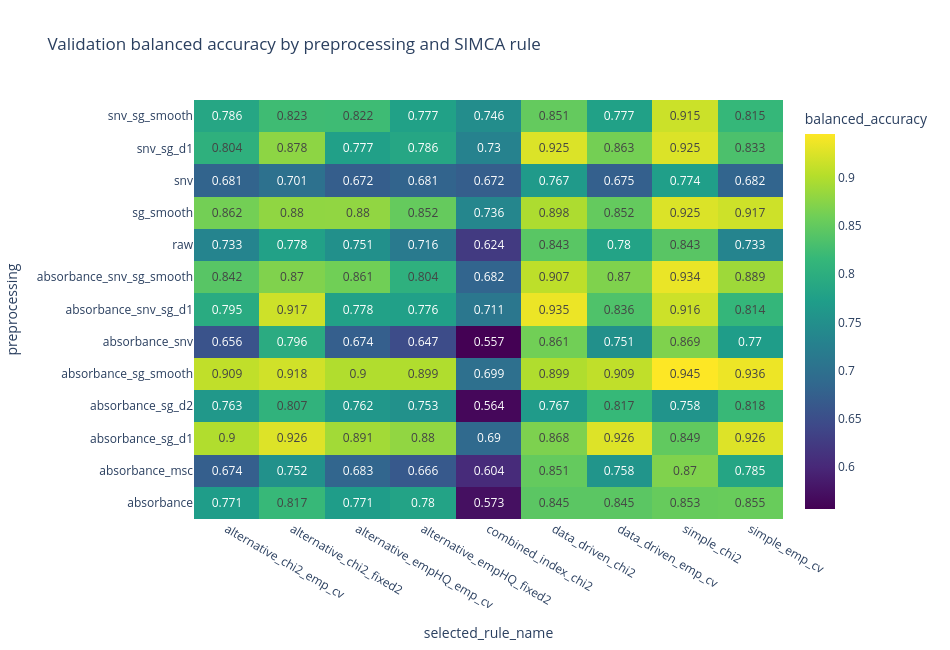
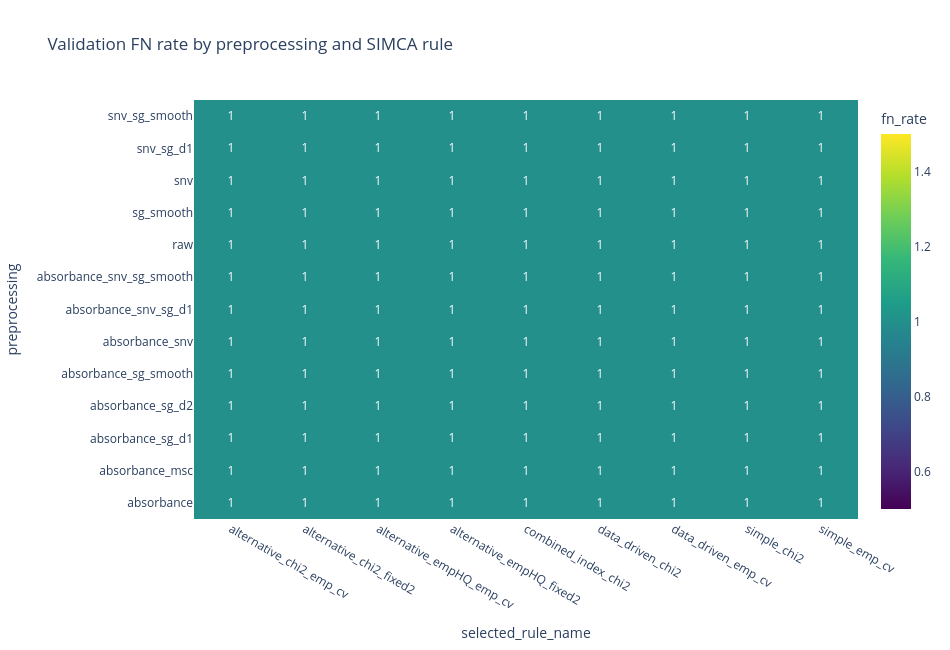

The code cell stored with these charts, in order, in its notebook:
### Code cell
print("Columns available in grid_summary_df:")
print(sorted(grid_summary_df.columns))

print("\nNumber of configurations by family:")
display(
    grid_summary_df
    .groupby(["model_family", "matrix_family", "training_matrix_id"], dropna=False)
    .size()
    .reset_index(name="n_configs")
    .sort_values(["model_family", "matrix_family", "training_matrix_id"])
)

print("\nTop validation configurations:")
display(grid_summary_df[display_cols].head(30))

if RUN_DIAGNOSTIC_PLOTS and len(grid_summary_df) > 0:
    plot_metric_heatmap(
        grid_summary_df,
        index_col="preprocessing",
        columns_col="selected_rule_name",
        value_col="balanced_accuracy",
        title="Validation balanced accuracy by preprocessing and SIMCA rule",
        show=True,
    )

    plot_metric_heatmap(
        grid_summary_df,
        index_col="preprocessing",
        columns_col="selected_rule_name",
        value_col="fn_rate",
        title="Validation FN rate by preprocessing and SIMCA rule",
        show=True,
    )
else:
    print("Diagnostic plots skipped.")

### Figure 1 — Plotly figure (JSON) as saved in the notebook; plotly's stock layout.template omitted (floating-point values rounded to 4 significant figures)
{"data": [{"colorbar": {"title": {"text": "balanced_accuracy"}}, "colorscale": [[0, "#440154"], [0.1111, "#482878"], [0.2222, "#3e4989"], [0.3333, "#31688e"], [0.4444, "#26828e"], [0.5556, "#1f9e89"], [0.6667, "#35b779"], [0.7778, "#6ece58"], [0.8889, "#b5de2b"], [1, "#fde725"]], "hovertemplate": "preprocessing: %{y}<br>selected_rule_name: %{x}<br>balanced_accuracy: %{z:.4f}<extra></extra>", "text": [[0.771, 0.817, 0.771, 0.78, 0.573, 0.845, 0.845, 0.853, 0.855], [0.674, 0.752, 0.683, 0.666, 0.604, 0.851, 0.758, 0.87, 0.785], [0.9, 0.926, 0.891, 0.88, 0.69, 0.868, 0.926, 0.849, 0.926], [0.763, 0.807, 0.762, 0.753, 0.564, 0.767, 0.817, 0.758, 0.818], [0.909, 0.918, 0.9, 0.899, 0.699, 0.899, 0.909, 0.945, 0.936], [0.656, 0.796, 0.674, 0.647, 0.557, 0.861, 0.751, 0.869, 0.77], [0.795, 0.917, 0.778, 0.776, 0.711, 0.935, 0.836, 0.916, 0.814], [0.842, 0.87, 0.861, 0.804, 0.682, 0.907, 0.87, 0.934, 0.889], [0.733, 0.778, 0.751, 0.716, 0.624, 0.843, 0.78, 0.843, 0.733], [0.862, 0.88, 0.88, 0.852, 0.736, 0.898, 0.852, 0.925, 0.917], [0.681, 0.701, 0.672, 0.681, 0.672, 0.767, 0.675, 0.774, 0.682], [0.804, 0.878, 0.777, 0.786, 0.73, 0.925, 0.863, 0.925, 0.833], [0.786, 0.823, 0.822, 0.777, 0.746, 0.851, 0.777, 0.915, 0.815]], "texttemplate": "%{text}", "type": "heatmap", "x": ["alternative_chi2_emp_cv", "alternative_chi2_fixed2", "alternative_empHQ_emp_cv", "alternative_empHQ_fixed2", "combined_index_chi2", "data_driven_chi2", "data_driven_emp_cv", "simple_chi2", "simple_emp_cv"], "y": ["absorbance", "absorbance_msc", "absorbance_sg_d1", "absorbance_sg_d2", "absorbance_sg_smooth", "absorbance_snv", "absorbance_snv_sg_d1", "absorbance_snv_sg_smooth", "raw", "sg_smooth", "snv", "snv_sg_d1", "snv_sg_smooth"], "z": [[0.7707, 0.8175, 0.7714, 0.7804, 0.5727, 0.8448, 0.8448, 0.8532, 0.8545], [0.6736, 0.7518, 0.683, 0.6659, 0.6038, 0.8515, 0.7585, 0.87, 0.7851], [0.8997, 0.9262, 0.8906, 0.8804, 0.6902, 0.8679, 0.9262, 0.8494, 0.9262], [0.7633, 0.8074, 0.7619, 0.7532, 0.5636, 0.7672, 0.8168, 0.7578, 0.8178], [0.9091, 0.9182, 0.8997, 0.8993, 0.6993, 0.8993, 0.9091, 0.9455, 0.936], [0.6564, 0.7955, 0.6743, 0.647, 0.5566, 0.8609, 0.7511, 0.8693, 0.7703], [0.7949, 0.9168, 0.7784, 0.776, 0.7106, 0.9353, 0.8357, 0.9161, 0.8144], [0.8424, 0.87, 0.8605, 0.8036, 0.6823, 0.907, 0.8696, 0.9343, 0.8885], [0.7333, 0.7784, 0.7515, 0.7165, 0.6237, 0.8434, 0.7804, 0.8431, 0.7333], [0.8619, 0.8798, 0.8801, 0.8521, 0.7362, 0.8976, 0.8518, 0.9249, 0.9168], [0.6813, 0.7009, 0.6719, 0.6813, 0.6722, 0.7669, 0.6753, 0.7739, 0.682], [0.8039, 0.878, 0.7767, 0.7864, 0.7298, 0.9249, 0.8626, 0.9249, 0.8329], [0.7861, 0.8232, 0.8225, 0.7774, 0.746, 0.8511, 0.7774, 0.9154, 0.8151]]}], "layout": {"height": 650, "title": {"text": "Validation balanced accuracy by preprocessing and SIMCA rule"}, "width": 950, "xaxis": {"title": {"text": "selected_rule_name"}}, "yaxis": {"title": {"text": "preprocessing"}}}}

### Figure 2 — Plotly figure (JSON) as saved in the notebook; plotly's stock layout.template omitted (floating-point values rounded to 4 significant figures)
{"data": [{"colorbar": {"title": {"text": "fn_rate"}}, "colorscale": [[0, "#440154"], [0.1111, "#482878"], [0.2222, "#3e4989"], [0.3333, "#31688e"], [0.4444, "#26828e"], [0.5556, "#1f9e89"], [0.6667, "#35b779"], [0.7778, "#6ece58"], [0.8889, "#b5de2b"], [1, "#fde725"]], "hovertemplate": "preprocessing: %{y}<br>selected_rule_name: %{x}<br>fn_rate: %{z:.4f}<extra></extra>", "text": [[1.0, 1.0, 1.0, 1.0, 1.0, 1.0, 1.0, 1.0, 1.0], [1.0, 1.0, 1.0, 1.0, 1.0, 1.0, 1.0, 1.0, 1.0], [1.0, 1.0, 1.0, 1.0, 1.0, 1.0, 1.0, 1.0, 1.0], [1.0, 1.0, 1.0, 1.0, 1.0, 1.0, 1.0, 1.0, 1.0], [1.0, 1.0, 1.0, 1.0, 1.0, 1.0, 1.0, 1.0, 1.0], [1.0, 1.0, 1.0, 1.0, 1.0, 1.0, 1.0, 1.0, 1.0], [1.0, 1.0, 1.0, 1.0, 1.0, 1.0, 1.0, 1.0, 1.0], [1.0, 1.0, 1.0, 1.0, 1.0, 1.0, 1.0, 1.0, 1.0], [1.0, 1.0, 1.0, 1.0, 1.0, 1.0, 1.0, 1.0, 1.0], [1.0, 1.0, 1.0, 1.0, 1.0, 1.0, 1.0, 1.0, 1.0], [1.0, 1.0, 1.0, 1.0, 1.0, 1.0, 1.0, 1.0, 1.0], [1.0, 1.0, 1.0, 1.0, 1.0, 1.0, 1.0, 1.0, 1.0], [1.0, 1.0, 1.0, 1.0, 1.0, 1.0, 1.0, 1.0, 1.0]], "texttemplate": "%{text}", "type": "heatmap", "x": ["alternative_chi2_emp_cv", "alternative_chi2_fixed2", "alternative_empHQ_emp_cv", "alternative_empHQ_fixed2", "combined_index_chi2", "data_driven_chi2", "data_driven_emp_cv", "simple_chi2", "simple_emp_cv"], "y": ["absorbance", "absorbance_msc", "absorbance_sg_d1", "absorbance_sg_d2", "absorbance_sg_smooth", "absorbance_snv", "absorbance_snv_sg_d1", "absorbance_snv_sg_smooth", "raw", "sg_smooth", "snv", "snv_sg_d1", "snv_sg_smooth"], "z": [[1.0, 1.0, 1.0, 1.0, 1.0, 1.0, 1.0, 1.0, 1.0], [1.0, 1.0, 1.0, 1.0, 1.0, 1.0, 1.0, 1.0, 1.0], [1.0, 1.0, 1.0, 1.0, 1.0, 1.0, 1.0, 1.0, 1.0], [1.0, 1.0, 1.0, 1.0, 1.0, 1.0, 1.0, 1.0, 1.0], [1.0, 1.0, 1.0, 1.0, 1.0, 1.0, 1.0, 1.0, 1.0], [1.0, 1.0, 1.0, 1.0, 1.0, 1.0, 1.0, 1.0, 1.0], [1.0, 1.0, 1.0, 1.0, 1.0, 1.0, 1.0, 1.0, 1.0], [1.0, 1.0, 1.0, 1.0, 1.0, 1.0, 1.0, 1.0, 1.0], [1.0, 1.0, 1.0, 1.0, 1.0, 1.0, 1.0, 1.0, 1.0], [1.0, 1.0, 1.0, 1.0, 1.0, 1.0, 1.0, 1.0, 1.0], [1.0, 1.0, 1.0, 1.0, 1.0, 1.0, 1.0, 1.0, 1.0], [1.0, 1.0, 1.0, 1.0, 1.0, 1.0, 1.0, 1.0, 1.0], [1.0, 1.0, 1.0, 1.0, 1.0, 1.0, 1.0, 1.0, 1.0]]}], "layout": {"height": 650, "title": {"text": "Validation FN rate by preprocessing and SIMCA rule"}, "width": 950, "xaxis": {"title": {"text": "selected_rule_name"}}, "yaxis": {"title": {"text": "preprocessing"}}}}
